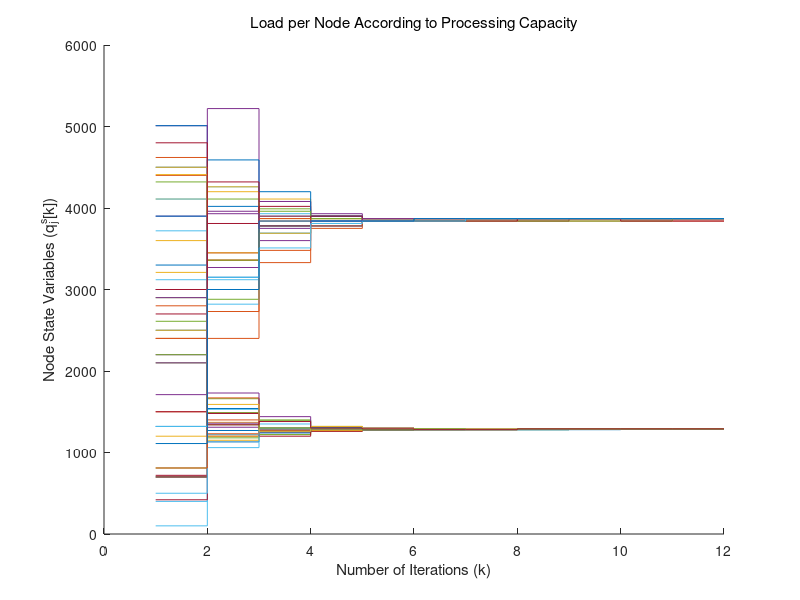
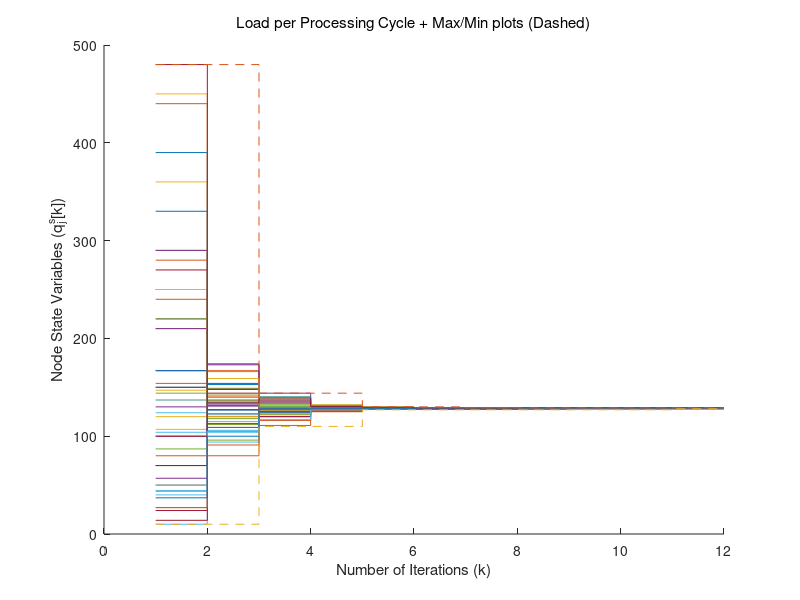

MATLAB code to generate these figures, in order:
close all
clear all
clc

%largeconstant=10^10                %%% WORK ALSO FOR RING
connectivity=0.5;                   
nodes=50;
iter=100;

Ad = zeros(nodes,nodes);

for i=1:nodes
    for j=1:nodes
        if rand()>connectivity
            Ad(i,j)=1;              % AD - Adjacency Martix
        end
    end
end

for i=1:nodes
    Ad(i,i)=1;
end


diam=1;
AAA = Ad;
while (find(AAA==0)>0)
    AAA = AAA*Ad;
    diam=diam+1;
end

% Sum(y) > Sum(z)
quant_step=100;   % we can multiply by max of z0
y0=quant_step*randi(50,nodes,1);
z0=2*ones(nodes,1);
for j=1:nodes
    if (mod(j,2)==1)
        z0(j) = 10;
    else
        z0(j) = 30;
    end
end
y=y0
z=z0




%%%%%%%%%%%%%%%%%%%%%%%%%%%%%%%%%%%%%%%%%%%%%   - RING
% Ad = zeros(nodes,nodes);
% 
% for i=1:nodes-1
%     Ad(i+1,i)=1;
%     Ad(i,i)=1;
% end
% Ad(1,nodes)=1;
% 
% y0 = [4; 8; 10; 3; 5; 1];
% z0 = [1; 1; 1; 1; 1; 1];
% y=y0;
% z=z0;
%%%%%%%%%%%%%%%%%%%%%%%%%%%%%%%%%%%%%%%%%%%%%



%%%%%%%%%%%%%%%%%%%%%%%%%%%%%%%%%%%%%%%%%%%%%%%%%%%%
%  Ad = [0 1 1 0 0 0 0; 1 0 0 1 0 0 0; 0 0 0 0 0 1 0; 0 0 0 0 0 0 1; 1 1 1 1 0 0 0; 0 0 0 0 1 0 1; 0 0 0 0 1 0 0];   % CDC paper plot
%  nodes = 7;
%  y0 = [15; 5; 11; 4; 3; 13; 9]
%  z0 = [1; 1; 1; 1; 1; 1; 1]
%  y=y0;
%  z=z0;
%%%%%%%%%%%%%%%%%%%%%%%%%%%%%%%%%%%%%%%%%%%%%%%%%%%%
% for i=1:nodes
%     Ad(i,i)=1;
% end



transm_z = zeros(nodes,nodes);
transm_y = zeros(nodes,nodes);


initial_aver = sum(y0)/sum(z0);

first = [];
first2 = [];

nodes_states_y = y0;
nodes_states_z = z0;



y
z
initial_aver

first_max = [];
first_min = [];


max_plot = [];
min_plot = [];

nonz = zeros(1,nodes);
   

for k=1:iter
    
    for j=1:nodes
        if (z(j) >0)
            nodes_states_y(j) = ceil(y(j)/z(j));
        end
    end
    
    first2 = [first2; (nodes_states_y)'];
    nodes_states_y = nodes_states_y.*z0;
    first = [first; (nodes_states_y)'];
    
   
    
    if (mod(k,diam)==1)
        states_for_vote = ((y)./(z));
        max_vot = ceil(states_for_vote);
        min_vot = floor(states_for_vote);
    end
    
    
    for j=1:nodes
    %j = randi(nodes);   % pick a random node
    
        while (z(j) > 1)    % transmission process  - we send equal amounts of y
            
            edg = randi(nodes);
        
            if (Ad(edg,j) > 0)    % this is an outgoing edge
           
                transm_y(edg,j) = transm_y(edg,j) + floor(y(j)/z(j));
                transm_z(edg,j) = transm_z(edg,j) + 1;
                y(j) = y(j) - floor(y(j)/z(j));
                z(j) = z(j) - 1;
            
            end
        
        end
    
    end
    
    
    
    for j=1:nodes           % sum incoming
        
        y(j) = y(j) + sum(transm_y(j,:));
        z(j) = z(j) + sum(transm_z(j,:));
    end
    
    
    transm_z = zeros(nodes,nodes);
    transm_y = zeros(nodes,nodes);
        
    
%     for j=1:nodes
%         if (z(j) > 0)
%             nonz(j) = y(j) / z(j);
%         end
%     end
    
    first_max = [first_max; max(nonz)];
    first_min = [first_min; min(nonz(nonz>0))];
    
    nonz = zeros(1,nodes);
    
    
    
    for i=1:nodes
        for j=1:nodes
            if (Ad(i,j)==1)
                % check for node i the incoming
                max_vot(i) = max(max_vot(i),max_vot(j));
                min_vot(i) = min(min_vot(i),min_vot(j));
            end
        end
    end
    
    flag_to_stop=0;
    if (mod(k,diam)==0)
        for akka = 1:diam
            max_plot = [max_plot; max_vot(1)];
            min_plot = [min_plot; min_vot(1)];
        end
        termination_var = 1;
        for i=1:nodes
            if ((max_vot(i) - min_vot(i) > 1))
                termination_var = 0;
            end
        end
        if (termination_var==1)
            flag_to_stop=1;
            break
        end
    end
    
    if (flag_to_stop==1)
        break
    end
       
    
end

y
z

    for j=1:nodes
        if (z(j) >0)
            nodes_states_y(j) = ceil(y(j)/z(j));
        end
    end

% figure
% hold
% title('Quantized Average Consensus via Mass Equalization - Envelope','FontWeight','Normal')
% plot(first_max)
% plot(first_min)
% hold


%first = (first'*z0)'

figure
hold
stairs(first)
title('Load per Node According to Processing Capacity','FontWeight','Normal')
ylabel('Node State Variables (q_j^s[k])')
xlabel('Number of Iterations (k)')

C_average = nodes_states_y

initial_aver 


figure
hold
stairs(first2)
title('Load per Processing Cycle + Max/Min plots (Dashed)','FontWeight','Normal')
ylabel('Node State Variables (q_j^s[k])')
xlabel('Number of Iterations (k)')
stairs(max_plot, '--')
stairs(min_plot, '--')


